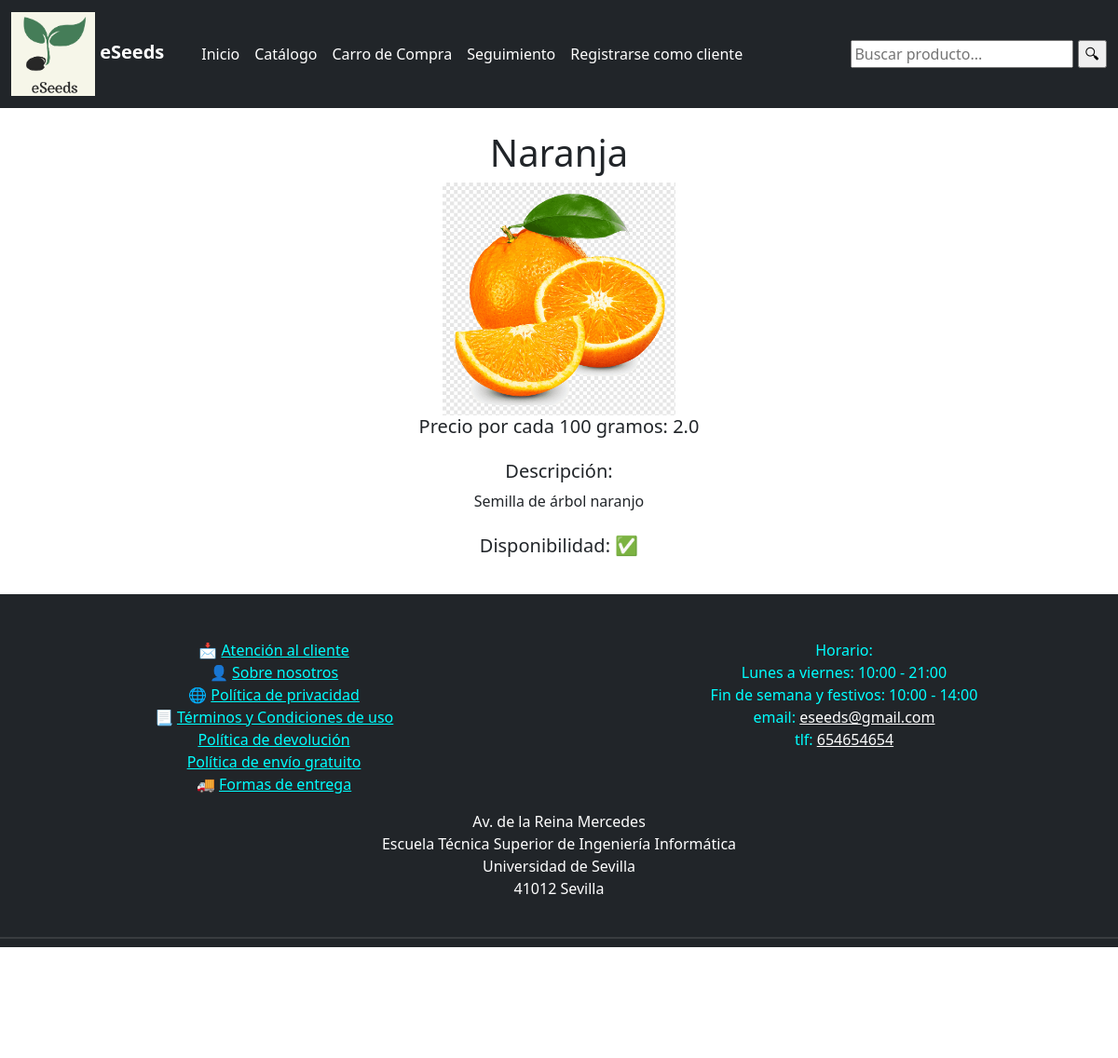
/catalogo/1/, run on an earlier commit of the app's database.
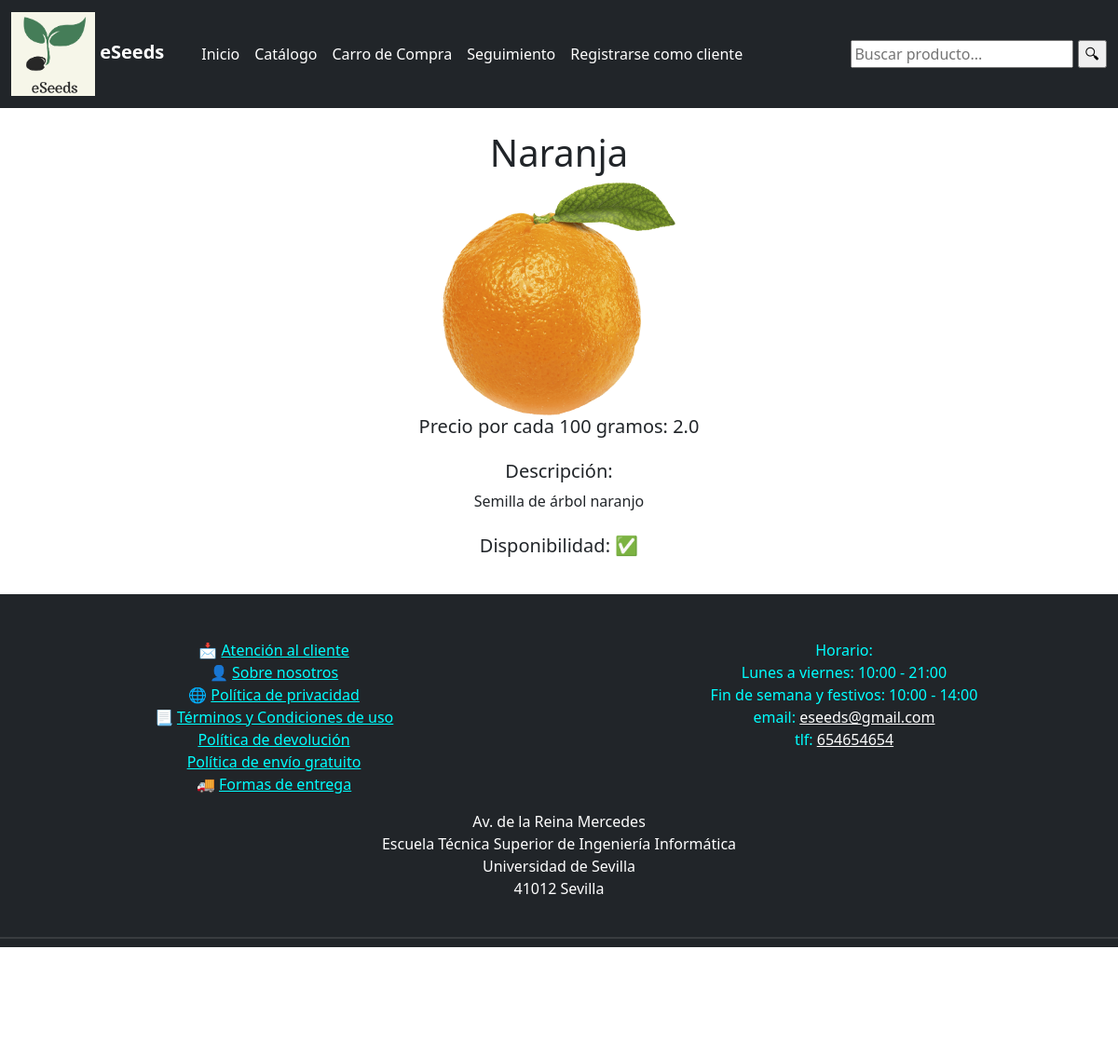
And on a later commit of the database.
### eSeeds/models.py (models this page shows, shortened)
class Producto(models.Model):
    nombre = models.CharField(max_length= 100, blank=False, null=False)
    precio = models.FloatField(null=False)
    descripcion = models.TextField(max_length=255, blank=False, null=False)
    disponibilidad = models.BooleanField(blank=False, null=False)
    imagen = models.ImageField(null=True, upload_to='media')

### eSeeds/views.py (the view, shortened to what this page needs)
# urls.py: path('catalogo/<int:producto_id>/', views.detalles_producto, name="producto"),
def detalles_producto(request, producto_id):
    if request.method == 'GET':
        producto = get_object_or_404(Producto, pk=producto_id)
        return render(request, 'producto.html', {'producto': producto, 'MEDIA_URL': settings.MEDIA_URL}) #se le pasa lo que está entre ''

### eSeeds/context_processor.py (called while the page is built)
def total_carro(request):
    total = 0
    if "carro" in request.session.keys():
        for key, value in request.session["carro"].items():
            total += int(value["acumulado"])
    return {"total_carro": total}

### eSeeds/templates/producto.html (shortened to what this page needs)
{% extends 'base.html' %}
{% block content %}
    <head>
        <link href="https://cdn.jsdelivr.net/npm/bootstrap@5.2.2/dist/css/bootstrap.min.css" rel="stylesheet">
    </head>
    <body>
        <div class="container" style="text-align:center">
            <br>
            <h1 class="titulo-producto">{{producto.nombre}}</h1>
            <img src= "{{MEDIA_URL}}{{producto.imagen}}"  width=250px height=250px>
            <div class="row" style="text-align:center">
                <h5>Precio por cada 100 gramos: {{producto.precio}}</h5><br><br>
                <h5>Descripción:</h5><br>
                <p>{{producto.descripcion}}</p>
                <br><br>
                {% if producto.disponibilidad == True %}
                    <h5>Disponibilidad: ✅<h5>
                {% else %}
                    <h5>Disponibilidad: ❌<h5>
                {% endif %}
            </div>
            <br>
        </div>
    </body>
{% endblock %}

### eSeeds/templates/base.html (shortened to what this page needs)
{% load static %}
<!DOCTYPE html>
<html>
    <head>
        <link href="/static/css/base.css" rel="stylesheet" >
        <link href="https://cdn.jsdelivr.net/npm/bootstrap@5.2.2/dist/css/bootstrap.min.css" rel="stylesheet">
    </head>
    <body>
        <nav class="navbar navbar-expand-lg navbar-dark bg-dark">
            <div class="container-fluid">
                <a class="navbar-brand" href="{% url 'home' %}">
                    <span class="navbar-brand mb-0 h1">
                        <img src="/media/eseeds.png" alt="" width="90">
                        <strong>eSeeds</strong>
                    </span>
                </a>
                <div class="collapse navbar-collapse" id="navbarSupportedContent">
                    <ul class="navbar-nav me-auto mb-2 mb-lg-0">
                        <li class="nav-item">
                            <a class="nav-link" href="{% url 'home' %}">Inicio</a>
                        </li>
                        <li class="nav-item">
                            <a class="nav-link" href="{% url 'catalogo' %}">Catálogo</a>
                        </li>
                        <li class="nav-item">
                            <a class="nav-link" href="{% url 'carro' %}">Carro de Compra</a>
                        </li>
                        <li class="nav-item">
                            <a class="nav-link" href="{% url 'seguimiento' %}">Seguimiento</a>
                        </li>
                        <li class="nav-item">
                            <a class="nav-link" href="{% url 'registroCliente' %}">Registrarse como cliente</a>
                        </li>
                    </ul>
                </div>
                <form action="../catalogo/" method="GET">
                    <input type="text" name="buscar" value="{{ query|escape }}" placeholder="Buscar producto...">
                    <input type="submit" value="🔍︎">
                </form>
            </div>
        </nav>
        {% block content %}{% endblock %}
        {% include 'footer.html' %}
    </body>
</html>

### eSeeds/templates/footer.html (shortened to what this page needs)
<head>
    <link href="https://cdn.jsdelivr.net/npm/bootstrap@5.2.2/dist/css/bootstrap.min.css" rel="stylesheet">
</head>
<footer class="bg-dark">
    <br><br>
    <div class="row">
        <div class="col-6">
            <p style="text-align:center;">
                📩  <a class="footer-text" href="{% url 'atencionCliente' %}">Atención al cliente</a><br>
                👤  <a class="footer-text" href="{% url 'datos_empresa' %}">Sobre nosotros</a><br>
                🌐  <a class="footer-text" href="{% url 'privacy' %}">Política de privacidad</a><br>
                📃  <a class="footer-text" href="{% url 'terms' %}">Términos y Condiciones de uso</a><br>
                    <a class="footer-text" href="{% url 'politica_devolucion' %}">Política de devolución</a><br>
                    <a class="footer-text" href="{% url 'politica_envio' %}">Política de envío gratuito</a><br>
                🚚  <a class="footer-text" href="{% url 'entrega' %}">Formas de entrega</a><br>
            </p>
        </div>
        <div class="col-6">
            <div style="text-align:center;">
                <p class="footer-text">
                    Horario:<br>
                    Lunes a viernes: 10:00 - 21:00<br>
                    Fin de semana y festivos: 10:00 - 14:00<br>
                    email: <a class="white-text" href="mailto:eseeds@gmail.com">eseeds@gmail.com</a><br>
                    tlf: <a class="white-text" href="tel:+34654654654">654654654</a><br>
                </p>
            </div>
        </div>
    </div>
    <p class="white-text" style="text-align:center;">
        Av. de la Reina Mercedes<br>
        Escuela Técnica Superior de Ingeniería Informática<br>
        Universidad de Sevilla<br>
        41012 Sevilla<br><br>
    </p>
    <hr style="height:2px;border-width:0;color:gray;background-color:gray"><br>
    <p class="grey-text" style="text-align:center;">
        <i>eSeeds ©2022, Todos los derechos reservados.</i><br><br><br>
    </p>
</footer>

### eSeeds/static/css/base.css (style rules this page uses)
.navbar-dark .navbar-nav .nav-link { color: #fff; }
.footer-text { color: #0ff }
.white-text { color: #fff }
.grey-text { color: #ccc }

What changed in the data, as far as the page shows it:
changed Producto "Naranja": imagen: a different picture
